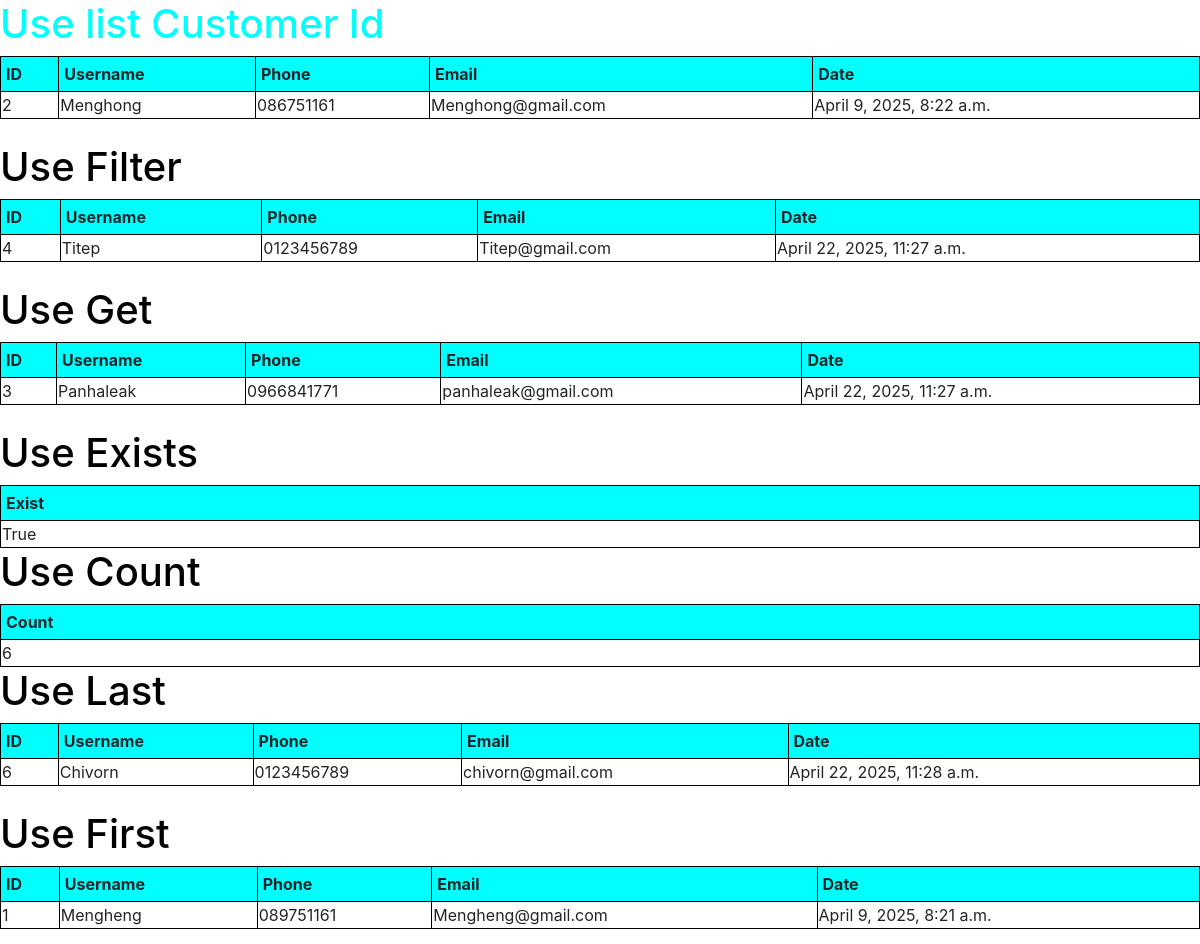
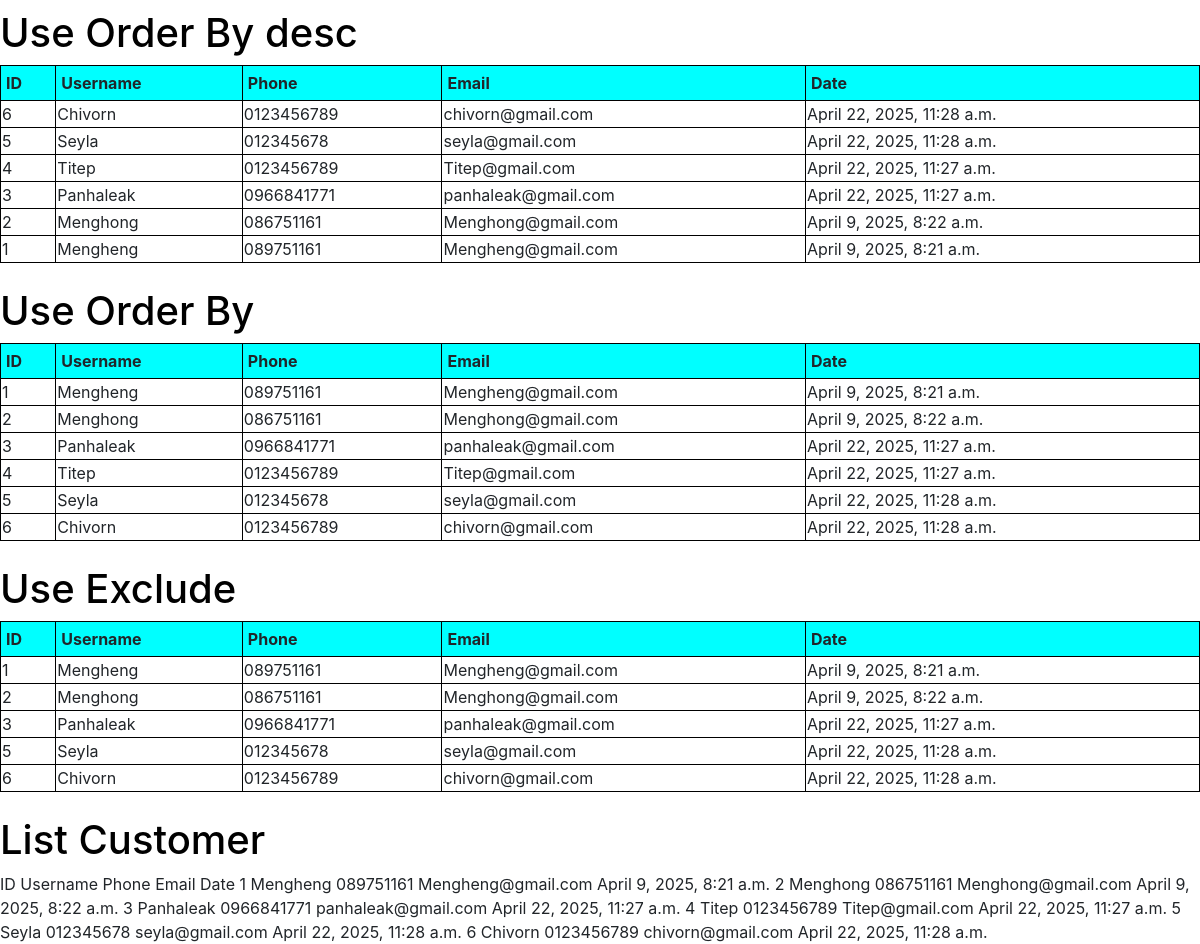
Page /ViewIndex/2/ on the committed database (2 pictures, top to bottom).
### accounts/models.py (models this page shows, shortened)
class Customer(models.Model):
    name = models.CharField(max_length=200, null=True)
    phone = models.CharField(max_length=200, null=True)
    email = models.CharField(max_length=200, null=True)
    date_created = models.DateTimeField(auto_now_add=True, null=True)

### accounts/views.py (the view)
# urls.py: path('ViewIndex/', views.ViewIndex),
def ViewIndex(request, CustomerID):
    DTOCustomerByID = Customer.objects.get(id=CustomerID)
    DTOCustomer = Customer.objects.all()
    UseExclude = Customer.objects.exclude(id=4)
    UseOrderBy = Customer.objects.order_by('id')
    UseOrderByDesc = Customer.objects.order_by('-id')
    UseFirst = Customer.objects.first()
    UseLast = Customer.objects.last()
    UseCount = Customer.objects.count()
    UseExists = Customer.objects.filter(id=6).exists
    UseGet =  Customer.objects.get(id=3)
    UseFilter = Customer.objects.filter(id=4)
    context = {
        'DTOCustomers' : DTOCustomer,
        'UseExcludes' : UseExclude,
        'UseOrderBys' : UseOrderBy,
        'UseOrderByDescs' : UseOrderByDesc,
        'UseFirsts' : UseFirst,
        'UseLasts' : UseLast,
        'UseCounts' : UseCount,
        'UseExistss' : UseExists,
        'UseGets' : UseGet,
        'UseFilters' : UseFilter,
        'DTOCustomerByIDs' : DTOCustomerByID,
    }
    return render(request, 'accounts/selectdata.html', context)

### accounts/templates/accounts/selectdata.html (shortened to what this page needs)
{% load static %}
<!DOCTYPE html>
<html lang="en">
<head>
    <link rel='stylesheet' type='text/css' media='screen'
            href="{% static 'css/bootstrap.min.css' %}">
</head>
<body>
    <h1>Use list Customer Id</h1>
    <table>
        <tr>
          <th>ID</th>
          <th>Username</th>
          <th>Phone</th>
          <th>Email</th>
          <th>Date</th>
        </tr>
        <tr>
          <td>{{DTOCustomerByIDs.id}}</td>
          <td>{{DTOCustomerByIDs.name}}</td>
          <td>{{DTOCustomerByIDs.phone}} </td>
          <td>{{DTOCustomerByIDs.email}} </td>
          <td>{{DTOCustomerByIDs.date_created}} </td>
        </tr>
    </table>
    <br>
    <h1>Use Filter</h1>
    <table>
        <tr>
          <th>ID</th>
          <th>Username</th>
          <th>Phone</th>
          <th>Email</th>
          <th>Date</th>
        </tr>
        {% for UseFilter in UseFilters %}
        <tr>
          <td>{{UseFilter.id}}</td>
          <td>{{UseFilter.name}}</td>
          <td>{{UseFilter.phone}} </td>
          <td>{{UseFilter.email}} </td>
          <td>{{UseFilter.date_created}} </td>
        </tr>
        {% endfor %}
    </table>
    <br>
    <h1>Use Get</h1>
    <table>
        <tr>
          <th>ID</th>
          <th>Username</th>
          <th>Phone</th>
          <th>Email</th>
          <th>Date</th>
        </tr>
        <tr>
          <td>{{UseGets.id}}</td>
          <td>{{UseGets.name}}</td>
          <td>{{UseGets.phone}} </td>
          <td>{{UseGets.email}} </td>
          <td>{{UseGets.date_created}} </td>
        </tr>
    </table>
    <br>
    <h1>Use Exists</h1>
    <table>
        <tr>
            <th>Exist</th>
        </tr>
        <tr>
            <td>{{UseExistss}}</td>
        </tr>
    </table>
    <h1>Use Count</h1>
    <table>
        <tr>
            <th>Count</th>
        </tr>
        <tr>
            <td>{{UseCounts}}</td>
        </tr>
    </table>
    <h1>Use Last</h1>
    <table>
        <tr>
          <th>ID</th>
          <th>Username</th>
          <th>Phone</th>
          <th>Email</th>
          <th>Date</th>
        </tr>
        <tr>
          <td>{{UseLasts.id}}</td>
          <td>{{UseLasts.name}}</td>
          <td>{{UseLasts.phone}} </td>
          <td>{{UseLasts.email}} </td>
          <td>{{UseLasts.date_created}} </td>
        </tr>
    </table>
    <br>
    <h1>Use First</h1>
    <table>
        <tr>
          <th>ID</th>
          <th>Username</th>
          <th>Phone</th>
          <th>Email</th>
          <th>Date</th>
        </tr>
        <tr>
          <td>{{UseFirsts.id}}</td>
          <td>{{UseFirsts.name}}</td>
          <td>{{UseFirsts.phone}} </td>
          <td>{{UseFirsts.email}} </td>
          <td>{{UseFirsts.date_created}} </td>
        </tr>
    </table>
    <br>
    <h1>Use Order By desc</h1>
    <table>
        <tr>
          <th>ID</th>
          <th>Username</th>
          <th>Phone</th>
          <th>Email</th>
          <th>Date</th>
        </tr>
        {% for UseOrderByDesc in UseOrderByDescs %}
        <tr>
          <td>{{UseOrderByDesc.id}}</td>
          <td>{{UseOrderByDesc.name}}</td>
          <td>{{UseOrderByDesc.phone}} </td>
          <td>{{UseOrderByDesc.email}} </td>
          <td>{{UseOrderByDesc.date_created}} </td>
        </tr>
        {% endfor %}
    </table>
    <br>
    <h1>Use Order By</h1>
    <table>
        <tr>
          <th>ID</th>
          <th>Username</th>
          <th>Phone</th>
          <th>Email</th>
          <th>Date</th>
        </tr>
        {% for UseOrderBy in UseOrderBys %}
        <tr>
          <td>{{UseOrderBy.id}}</td>
          <td>{{UseOrderBy.name}}</td>
          <td>{{UseOrderBy.phone}} </td>
          <td>{{UseOrderBy.email}} </td>
          <td>{{UseOrderBy.date_created}} </td>
        </tr>
        {% endfor %}
    </table>
    <br>
    <h1>Use Exclude</h1>
    <table>
        <tr>
          <th>ID</th>
          <th>Username</th>
          <th>Phone</th>
          <th>Email</th>
          <th>Date</th>
        </tr>
        {% for UseExclude in UseExcludes %}
        <tr>
          <td>{{UseExclude.id}}</td>
          <td>{{UseExclude.name}}</td>
          <td>{{UseExclude.phone}} </td>
          <td>{{UseExclude.email}} </td>
          <td>{{UseExclude.date_created}} </td>
        </tr>
        {% endfor %}
    </table>
    <br>
    <h1 >List Customer</h1>
    <table">
        <tr>
          <th>ID</th>
          <th>Username</th>
          <th>Phone</th>
          <th>Email</th>
          <th>Date</th>
        </tr>
        {% for DTOCustomer in DTOCustomers %}
        <tr>
          <td>{{DTOCustomer.id}}</td>
          <td>{{DTOCustomer.name}}</td>
          <td>{{DTOCustomer.phone}} </td>
          <td>{{DTOCustomer.email}} </td>
          <td>{{DTOCustomer.date_created}} </td>
        </tr>
        {% endfor %}
    <br>
</body>
</html>

### accounts/templates/accounts/selectdata.html (style rules this page uses)
table { width: 100%; border-collapse: collapse; }
h1 { color: rgb(0, 0, 0); }
table, th, td { border:1px solid black; }
th { background-color: aqua; padding: 5px; }

### rows in the picture
Customer: id "2", name "Menghong", phone "086751161", email "Menghong@gmail.com", date_created "April 9, 2025, 8:22 a.m."
Customer: id "4", name "Titep", phone "0123456789", email "Titep@gmail.com", date_created "April 22, 2025, 11:27 a.m."
Customer: id "3", name "Panhaleak", phone "0966841771", email "panhaleak@gmail.com", date_created "April 22, 2025, 11:27 a.m."
Customer: id "6", name "Chivorn", phone "0123456789", email "chivorn@gmail.com", date_created "April 22, 2025, 11:28 a.m."
Customer: id "1", name "Mengheng", phone "089751161", email "Mengheng@gmail.com", date_created "April 9, 2025, 8:21 a.m."
Customer: id "5", name "Seyla", phone "012345678", email "seyla@gmail.com", date_created "April 22, 2025, 11:28 a.m."

### other values in the picture
{{ UseExistss }} "True"
{{ UseCounts }} "6"
